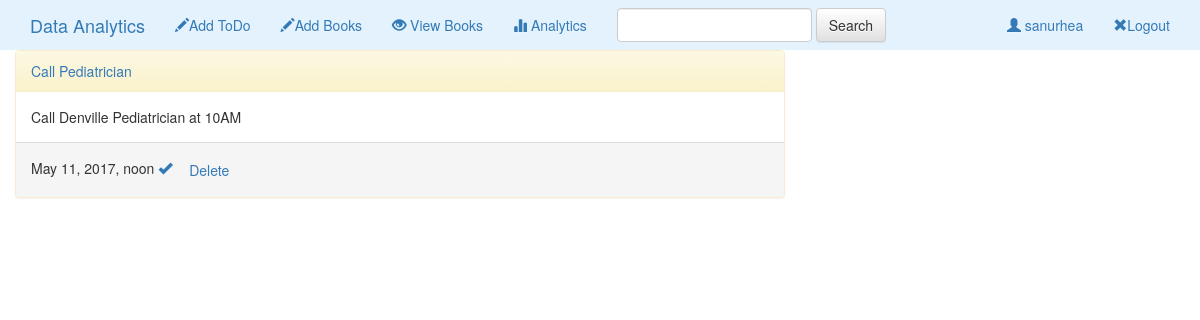
The app's page /17/ (signed in) with its own data.
### todo/models.py (models this page shows, shortened)
class ToDo(models.Model):
    title = models.CharField(max_length=140, unique=True)
    content = models.TextField(max_length=250)
    createdate = models.DateTimeField(auto_now_add=True)
    tododate = models.DateTimeField()
    user = models.ForeignKey("auth.User")
    done = models.BooleanField(default=False)
    publish = models.BooleanField(default=True)
    class Meta:
        ordering = ["-createdate"]

### todo/views.py (the view)
# urls.py: url(r'^(?P<id>[0-9]+)/$', views.DetailToDo, name="detail"),
def DetailToDo(request,id):
    if not request.user.is_authenticated():
        return redirect('accounts:login')
    todo = get_object_or_404(ToDo, id=id)
    if (request.user.id != todo.user.id):
        return redirect('todo:index')
    return render(request, "detail.html", {"todo":todo})

### templates/detail.html (shortened to what this page needs)
{% extends 'base.html' %}
{%block body %}
<div class="container col-sm-6 col-md-8">
<div class="panel panel-warning">
    <div class="panel-heading"><a href="{% url 'todo:detail' todo.id %}">{{todo.title}}</a></div>
  <div class="panel-body">
    {{todo.content|safe}}
  </div>
<div class="panel-footer">{{todo.tododate}}
 {% if not todo.done %}
<a href="{% url 'todo:done' todo.id %}"><span class="glyphicon glyphicon-ok"></span></a>
{% else %}
<a href="{% url 'todo:done' todo.id %}"><span class="glyphicon glyphicon-remove"></span></a>
{% endif %}
<a class="btn" href="{% url 'todo:deleteitem' todo.id %}">Delete</a>
</div>
</div>
</div>
{% endblock %}

### templates/base.html (shortened to what this page needs)
<!DOCTYPE html>
<html lang="en">
<head>
    {% load staticfiles %}
    <link type="text/css" href="base.css" rel="stylesheet">
<link rel="stylesheet" href="//maxcdn.bootstrapcdn.com/bootstrap/3.2.0/css/bootstrap.min.css">
<link rel="stylesheet" href="//maxcdn.bootstrapcdn.com/bootstrap/3.2.0/css/bootstrap-theme.min.css">
</head>
<body>
<nav class="class="navbar navbar-light" style="background-color: #e3f2fd;"">
    <div class="container-fluid">
        <div class="navbar-header">
            <a class="navbar-brand" href="{% url 'todo:index' %}">Data Analytics</a>
        </div>
        <div class="collapse navbar-collapse" id="topNavBar">
            <ul class="nav navbar-nav">
            {% if user.is_authenticated %}
            <li style="color:red;">
                <a href="{% url 'todo:create' %}"> <span class="glyphicon glyphicon-pencil"></span>Add ToDo</a>
            </li>
            <li style="color:red;">
                <a href="{% url 'todo:createbook' %}"> <span class="glyphicon glyphicon-pencil"></span>Add Books</a>
            </li>
            <li style="color:red;">
                <a href="{% url 'todo:listbooks' %}"> <span class="glyphicon glyphicon-eye-open"></span> View Books</a>
            </li>
            <li style="color:red;">
                <a href="{% url 'todo:dataframetest' %}"> <span class="glyphicon glyphicon-stats"></span> Analytics</a>
            </li>
                {% endif %}
            </ul>
            <form class="navbar-form navbar-left" role="search" method="post" action="{% url 'todo:search' %}">
                <div class="form-group">
                        <input type="text" class="form-control" name="search" value="" id="search">
                </div>
                <button type="submit" class="btn btn-default">Search</button>
            </form>
            <ul class="nav navbar-nav navbar-right">
                {% if user.is_authenticated %}
            <li style="color:red;">
                <a href="{% url 'todo:profile' %}"> <span class="glyphicon glyphicon-user"></span> {{user.username}}</a>
            </li>
                <li style="color:red;">
                <a href="{% url 'accounts:logout' %}"> <span class="glyphicon glyphicon-remove"></span>Logout</a>
            </li>
                {% else %}
            <li style="color:red;">
                <a href="{% url 'accounts:login' %}"> <span class="glyphicon glyphicon-user"></span>Login</a>
            </li>
                {% endif %}
            </ul>
        </div>
    </div>
</nav>
{% block body %}
{% endblock %}
</body>
</html>

### templates/base.css (style rules this page uses)
body { margin-top:10px; background: #e0e0e0; }

### records on screen
ToDo: title "Call Pediatrician", content "Call Denville Pediatrician at 10AM", tododate "May 11, 2017, noon"

### other values on screen
{{ user.username }} "sanurhea"
